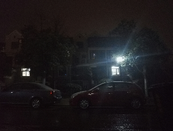
#> input picture Exp-2/night.png, 173 x 131 px, shrunk from 322 x 243 before the run
$ python experiment2.py   (older library calls are emulated)
#> lines starting #> are read from the running program, lines starting #| are printed output that depends on the picture
import sys
from pathlib import Path

import cv2
import matplotlib
import numpy as np

matplotlib.use("Agg")
import matplotlib.pyplot as plt

SCRIPT_DIR = Path(__file__).resolve().parent
RESULTS_DIR = SCRIPT_DIR / "results"
RESULTS_DIR.mkdir(exist_ok=True)

NIGHT_PATH = SCRIPT_DIR / "night.png"
PEPPERS_PATH = SCRIPT_DIR / "peppers.JPG"

BINS = 256
STATS: list[str] = []


def note(line: str = "") -> None:
    print(line)
    STATS.append(line)


def load_bgr(path: Path, name: str) -> np.ndarray:
    if not path.exists():
        sys.exit(f"[ERROR] Could not find {name} at {path}. "
                 f"Put the image next to the script and run again.")
    img = cv2.imread(str(path), cv2.IMREAD_COLOR)
    if img is None:
        sys.exit(f"[ERROR] OpenCV could not decode {name} ({path}).")
    note(f"[OK] Loaded {name}: {img.shape[1]}x{img.shape[0]}, dtype={img.dtype}")
    return img


def save_image(img: np.ndarray, name: str) -> None:
    cv2.imwrite(str(RESULTS_DIR / name), img)


def save_figure(fig: plt.Figure, name: str) -> None:
    fig.tight_layout()
    fig.savefig(RESULTS_DIR / name, dpi=150, bbox_inches="tight")
    plt.close(fig)
    note(f"[OK] Figure saved: results/{name}")


def channel_stats(bgr: np.ndarray, label: str) -> str:
    b, g, r = cv2.split(bgr)
    lines = [f"--- {label} ({bgr.shape[1]}x{bgr.shape[0]}) ---"]
    for name, ch in (("B", b), ("G", g), ("R", r)):
        lines.append(f"  {name}: mean={ch.mean():7.2f}  std={ch.std():7.2f}  "
                     f"min={ch.min():3d}  max={ch.max():3d}  median={np.median(ch):7.1f}")
    gray = cv2.cvtColor(bgr, cv2.COLOR_BGR2GRAY)
    lines.append(f"  Luminance: mean={gray.mean():7.2f}  std={gray.std():7.2f}  "
                 f"min={gray.min():3d}  max={gray.max():3d}")
    return "\n".join(lines)


def luminance_hist(img: np.ndarray) -> np.ndarray:
    gray = cv2.cvtColor(img, cv2.COLOR_BGR2GRAY)
    return cv2.calcHist([gray], [0], None, [BINS], [0, 256])


def psnr(ref: np.ndarray, img: np.ndarray) -> float:
    mse = np.mean((ref.astype(np.float64) - img.astype(np.float64)) ** 2)
    if mse == 0.0:
        return float("inf")
    return 20.0 * np.log10(255.0 / np.sqrt(mse))


def sharpness_metric(img: np.ndarray) -> float:
    gray = cv2.cvtColor(img, cv2.COLOR_BGR2GRAY)
    return float(cv2.Laplacian(gray, cv2.CV_64F).var())


def linear_transform(img: np.ndarray, alpha: float, beta: float) -> np.ndarray:
    return np.clip(alpha * img.astype(np.float32) + beta, 0, 255).astype(np.uint8)


def gamma_correct(img: np.ndarray, gamma: float) -> np.ndarray:
    table = (np.arange(BINS, dtype=np.float32) / 255.0) ** (1.0 / gamma) * 255.0
    table = np.clip(table, 0, 255).astype(np.uint8)
    return cv2.LUT(img, table)


def equalize_y(img: np.ndarray) -> np.ndarray:
    ycrcb = cv2.cvtColor(img, cv2.COLOR_BGR2YCrCb)
    y, cr, cb = cv2.split(ycrcb)
    y_eq = cv2.equalizeHist(y)
    return cv2.cvtColor(cv2.merge([y_eq, cr, cb]), cv2.COLOR_YCrCb2BGR)


def clahe_y(img: np.ndarray, clip_limit: float = 3.0, tile: tuple[int, int] = (8, 8)) -> np.ndarray:
    ycrcb = cv2.cvtColor(img, cv2.COLOR_BGR2YCrCb)
    y, cr, cb = cv2.split(ycrcb)
    clahe = cv2.createCLAHE(clipLimit=clip_limit, tileGridSize=tile)
    y_cl = clahe.apply(y)
    return cv2.cvtColor(cv2.merge([y_cl, cr, cb]), cv2.COLOR_YCrCb2BGR)


def add_gaussian_noise(img: np.ndarray, sigma: float = 25.0, seed: int = 42) -> np.ndarray:
    rng = np.random.default_rng(seed)
    noise = rng.normal(0.0, sigma, img.shape)
    return np.clip(img.astype(np.float32) + noise, 0, 255).astype(np.uint8)


def unsharp_mask(img: np.ndarray, k: float = 1.5, kernel: tuple[int, int] = (5, 5),
                 sigma: float = 1.5) -> np.ndarray:
    blur = cv2.GaussianBlur(img, kernel, sigma)
    return cv2.addWeighted(img, 1.0 + k, blur, -k, 0)


LAPLACIAN_KERNEL_4 = np.array([[0, -1, 0],
                               [-1, 5, -1],
                               [0, -1, 0]], dtype=np.float32)


def laplacian_sharpen(img: np.ndarray, kernel: np.ndarray = LAPLACIAN_KERNEL_4) -> np.ndarray:
    return cv2.filter2D(img, -1, kernel)


def part1(first: np.ndarray) -> None:
    note("\n" + "=" * 60)
    note("PART 1 - night.png (FirstI): brightness enhancement")
    note("=" * 60)
    note(channel_stats(first, "FirstI (original)"))

    b, g, r = cv2.split(first)
    gray = cv2.cvtColor(first, cv2.COLOR_BGR2GRAY)
    hists = {"R": cv2.calcHist([r], [0], None, [BINS], [0, 256]),
             "G": cv2.calcHist([g], [0], None, [BINS], [0, 256]),
             "B": cv2.calcHist([b], [0], None, [BINS], [0, 256]),
             "Luminance": cv2.calcHist([gray], [0], None, [BINS], [0, 256])}

    fig, axes = plt.subplots(2, 2, figsize=(10, 7))
    colors = {"R": "tab:red", "G": "tab:green", "B": "tab:blue", "Luminance": "black"}
    for ax, (name, hist) in zip(axes.ravel(), hists.items()):
        ax.plot(hist.ravel(), color=colors[name], lw=1.2)
        ax.axvline(hist.argmax(), color="gray", ls=":", lw=1,
                   label=f"peak at {int(hist.argmax())}")
        ax.set_title(f"{name} channel histogram")
        ax.set_xlabel("Intensity (0-255)")
        ax.set_ylabel("Pixel count")
        ax.legend(fontsize=8)
        ax.set_xlim([0, 255])
    fig.suptitle("FirstI: R, G, B channel histograms and luminance histogram")
    save_figure(fig, "fig1_histograms.png")

    ALPHA, BETA = 2.2, 25
    GAMMA = 2.2

    lin = linear_transform(first, ALPHA, BETA)
    gam = gamma_correct(first, GAMMA)

    note(f"\nLinear transform  (alpha={ALPHA}, beta={BETA}): "
         f"mean {first.mean():.1f} -> {lin.mean():.1f}")
    note(f"Gamma transform   (gamma={GAMMA}):            "
         f"mean {first.mean():.1f} -> {gam.mean():.1f}")
    save_image(lin, "12_linear.png")
    save_image(gam, "13_gamma.png")

    titles = ["Original (dark)",
              f"Linear: $\\alpha$={ALPHA}, $\\beta$={BETA}",
              f"Gamma: $\\gamma$={GAMMA}"]
    imgs = [first, lin, gam]
    fig, axes = plt.subplots(2, 3, figsize=(12.5, 7))
    for ax, im, t in zip(axes[0], imgs, titles):
        ax.imshow(cv2.cvtColor(im, cv2.COLOR_BGR2RGB))
        ax.set_title(t, fontsize=9)
        ax.axis("off")
    for ax, im, t in zip(axes[1], imgs, titles):
        ax.plot(luminance_hist(im).ravel(), color="black", lw=1.2)
        ax.axvline(cv2.cvtColor(im, cv2.COLOR_BGR2GRAY).mean(),
                   color="tab:red", ls="--", lw=1.2, label="mean")
        ax.set_title(t, fontsize=9)
        ax.set_xlabel("Intensity")
        ax.set_ylabel("Count")
        ax.legend(fontsize=8)
        ax.set_xlim([0, 255])
    fig.suptitle("FirstI: linear vs. non-linear (gamma) brightness enhancement")
    save_figure(fig, "fig2_brightness.png")

    he = equalize_y(first)
    cl = clahe_y(first)
    note(f"\nHistogram equalization (Y channel): mean {first.mean():.1f} -> {he.mean():.1f}")
    note(f"CLAHE (clip=3.0, 8x8 tiles):        mean {first.mean():.1f} -> {cl.mean():.1f}")
    save_image(he, "14_equalized_y.png")
    save_image(cl, "15_clahe.png")

    titles = ["Original", "HE on Y channel (global)", "CLAHE on Y channel (local)"]
    imgs = [first, he, cl]
    fig, axes = plt.subplots(2, 3, figsize=(12.5, 7))
    for ax, im, t in zip(axes[0], imgs, titles):
        ax.imshow(cv2.cvtColor(im, cv2.COLOR_BGR2RGB))
        ax.set_title(t, fontsize=9)
        ax.axis("off")
    for ax, im, t in zip(axes[1], imgs, titles):
        ax.plot(luminance_hist(im).ravel(), color="black", lw=1.2)
        ax.axvline(cv2.cvtColor(im, cv2.COLOR_BGR2GRAY).mean(),
                   color="tab:red", ls="--", lw=1.2, label="mean")
        ax.set_title(t, fontsize=9)
        ax.set_xlabel("Intensity")
        ax.set_ylabel("Count")
        ax.legend(fontsize=8)
        ax.set_xlim([0, 255])
    fig.suptitle("FirstI: histogram equalization (Y channel) and CLAHE")
    save_figure(fig, "fig3_equalization.png")


def part2(sec: np.ndarray) -> None:
    note("\n" + "=" * 60)
    note("PART 2 - peppers.jpg (SecI): noise -> smoothing -> sharpening")
    note("=" * 60)
    note(channel_stats(sec, "SecI (original)"))

    SIGMA = 25.0
    noise_i = add_gaussian_noise(sec, SIGMA)
    note(f"\nGaussian noise added (sigma={SIGMA:.0f}):  "
         f"PSNR(SecI, NoiseI) = {psnr(sec, noise_i):.2f} dB")
    save_image(noise_i, "21_noise.png")

    mean5 = cv2.blur(noise_i, (5, 5))
    gauss5 = cv2.GaussianBlur(noise_i, (5, 5), sigmaX=1.2)
    median5 = cv2.medianBlur(noise_i, 5)
    smooth_i = gauss5
    save_image(mean5, "22_smooth_mean.png")
    save_image(smooth_i, "23_smooth_gaussian.png")
    save_image(median5, "24_smooth_median.png")

    psnrs = {"Noisy": psnr(sec, noise_i),
             "Mean 5x5": psnr(sec, mean5),
             "Gaussian 5x5": psnr(sec, smooth_i),
             "Median 5x5": psnr(sec, median5)}
    for k, v in psnrs.items():
        note(f"PSNR(SecI, {k:>11s}) = {v:6.2f} dB")

    fig, axes = plt.subplots(2, 3, figsize=(12.5, 7))
    panels = [(sec, "SecI (original)"),
              (noise_i, f"NoiseI (Gaussian, $\\sigma$={SIGMA:.0f})"),
              (mean5, "Mean filter 5x5"),
              (smooth_i, "SmoothI: Gaussian 5x5, $\\sigma$=1.2"),
              (median5, "Median filter 5x5")]
    for ax, (im, t) in zip(axes.ravel(), panels):
        ax.imshow(cv2.cvtColor(im, cv2.COLOR_BGR2RGB))
        ax.set_title(t, fontsize=9)
        ax.axis("off")
    ax = axes[1, 2]
    bars = ax.bar(psnrs.keys(), psnrs.values(), color="tab:orange")
    ax.bar_label(bars, fmt="%.1f", fontsize=8)
    ax.set_title("PSNR vs. SecI (dB, higher = better)")
    ax.set_ylim([0, 45])
    ax.tick_params(axis="x", labelsize=8)
    fig.suptitle("SecI: Gaussian noise suppression with different smoothing filters")
    save_figure(fig, "fig4_smoothing.png")

    K_USM = 1.5
    sharp_usm = unsharp_mask(smooth_i, k=K_USM)
    sharp_lap = laplacian_sharpen(smooth_i)
    save_image(sharp_usm, "25_unsharp.png")
    save_image(sharp_lap, "26_laplacian.png")

    note(f"\nSharpness metric (variance of Laplacian):")
    for name, im in (("SecI", sec), ("NoiseI", noise_i), ("SmoothI", smooth_i),
                     (f"Unsharp k={K_USM}", sharp_usm), ("Laplacian", sharp_lap)):
        note(f"  {name:>14s}: {sharpness_metric(im):9.1f}")

    y0, x0 = 80, 80
    crop = lambda im: im[y0:y0 + 96, x0:x0 + 96]
    titles = [f"SmoothI (smoothed)", f"Unsharp masking (k={K_USM})", "Laplacian 4-neighbour"]
    imgs = [smooth_i, sharp_usm, sharp_lap]
    fig, axes = plt.subplots(2, 3, figsize=(12.5, 7))
    for ax, im, t in zip(axes[0], imgs, titles):
        ax.imshow(cv2.cvtColor(im, cv2.COLOR_BGR2RGB))
        ax.set_title(t, fontsize=9)
        ax.axis("off")
    for ax, im in zip(axes[1], imgs):
        ax.imshow(cv2.cvtColor(crop(im), cv2.COLOR_BGR2RGB))
        ax.set_title("Zoom (center 96x96)", fontsize=9)
        ax.axis("off")
    fig.suptitle("SmoothI: sharpening with Unsharp masking and Laplacian")
    save_figure(fig, "fig5_sharpening.png")


def main() -> None:
    note("Experiment 2: Image Enhancement")
    note(f"Results folder: {RESULTS_DIR}")

    first = load_bgr(NIGHT_PATH, "night.png")
#> in load_bgr, img is the input picture: shape (131, 173, 3); mean B, G, R 27.6, 25.7, 28.9
    sec = load_bgr(PEPPERS_PATH, "peppers.JPG")
#> call 2 of load_bgr, with name = 'peppers.JPG'
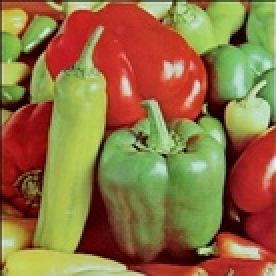
#> input picture Exp-2/peppers.JPG, 138 x 138 px, shrunk from 256 x 256 before the run (shown 2 times larger)
#> in load_bgr, img is the input picture: shape (138, 138, 3); mean B, G, R 65.3, 113.3, 144.4

    part1(first)
#> the loop in channel_stats, `for name, ch in (("B", b), ("G", g), ("R", r)):` made 3 passes
#> name on passes 1 to 3: 'B', 'G', 'R'
#> after the loop in channel_stats, `for name, ch in (("B", b), ("G", g), ("R", r)):`: lines = 4 items
#> the loop in part1, `for ax, (name, hist) in zip(axes.ravel(), hists.items()):` made 4 passes
#> in gamma_correct, `table = (np.arange(BINS, dtype=np.float32) / 255.0) ** (1.0 / gamma) *..`: table = 256 values from 0 to 255
#> the loop in part1, `for ax, im, t in zip(axes[0], imgs, titles):` made 3 passes
#> t on passes 1 to 3: 'Original (dark)', 'Linear: $\\alpha$=2.2, $\\beta$=25', 'Gamma: $\\gamma$=2.2'
#> the loop in part1, `for ax, im, t in zip(axes[1], imgs, titles):` made 3 passes
#> in equalize_y, `ycrcb = cv2.cvtColor(img, cv2.COLOR_BGR2YCrCb)`: ycrcb: shape (131, 173, 3); mean of channels 0, 1, 2 26.8, 129.4, 128.4
#> in clahe_y, `y_cl = clahe.apply(y)`:
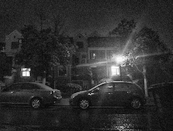
#> y_cl: shape (131, 173); min 6, max 255, mean 46.8
#> the loop in part1, `for ax, im, t in zip(axes[0], imgs, titles):` made 3 passes
#> the loop in part1, `for ax, im, t in zip(axes[1], imgs, titles):` made 3 passes
    part2(sec)
#> call 2 of channel_stats, with label = 'SecI (original)'
#> in channel_stats (call 2), `b, g, r = cv2.split(bgr)`:
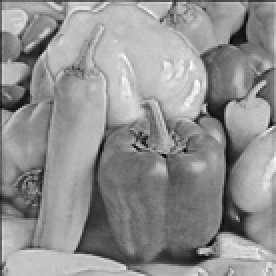
#> r: shape (138, 138) (shown 2 times larger); min 0, max 255, mean 144.4
#> the loop in channel_stats (call 2), `for name, ch in (("B", b), ("G", g), ("R", r)):` made 3 passes
#> after the loop in channel_stats (call 2), `for name, ch in (("B", b), ("G", g), ("R", r)):`: lines = 4 items
#> in add_gaussian_noise, `return np.clip(img.astype(np.float32) + noise, 0, 255).astype(np.uint8)`:
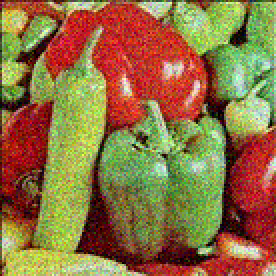
#> returned value: shape (138, 138, 3) (shown 2 times larger); mean of channels 0, 1, 2 66.3, 113.7, 143.8; drawn as B, G, R
#> in psnr, `mse = np.mean((ref.astype(np.float64) - img.astype(np.float64)) ** 2)`: mse = 582.3
#> in part2, `median5 = cv2.medianBlur(noise_i, 5)`:
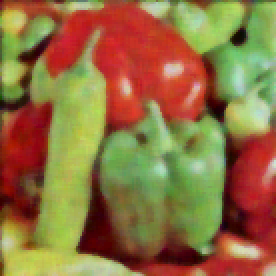
#> median5: shape (138, 138, 3) (shown 2 times larger); mean B, G, R 64.5, 112.7, 144.1
#> in part2, `psnrs = {"Noisy": psnr(sec, noise_i), "Mean 5x5": psnr(sec, mean5), "G..`: psnrs = {'Noisy': 20.48, 'Mean 5x5': 22.54, 'Gaussian 5x5': 24.34, 'Median 5x5': 23.75}
#> the loop in part2, `for k, v in psnrs.items():` made 4 passes
#> (k, v) on passes 1 to 4: ('Noisy', 20.48), ('Mean 5x5', 22.54), ('Gaussian 5x5', 24.34), ('Median 5x5', 23.75)
#| PSNR(SecI,       Noisy) =  20.48 dB
#| PSNR(SecI,    Mean 5x5) =  22.54 dB
#| PSNR(SecI, Gaussian 5x5) =  24.34 dB
#| PSNR(SecI,  Median 5x5) =  23.75 dB
#> the loop in part2, `for ax, (im, t) in zip(axes.ravel(), panels):` made 5 passes
#> t on passes 1 to 5: 'SecI (original)', 'NoiseI (Gaussian, $\\sigma$=25)', 'Mean filter 5x5', 'SmoothI: Gaussian 5x5, $\\sigma$=1.2', 'Median filter 5x5'
#> in unsharp_mask, `return cv2.addWeighted(img, 1.0 + k, blur, -k, 0)`:
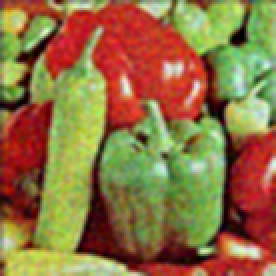
#> returned value: shape (138, 138, 3) (shown 2 times larger); mean of channels 0, 1, 2 66.5, 113.9, 144; drawn as B, G, R
#> the loop in part2, `for name, im in (("SecI", sec), ("NoiseI", noise_i), ("SmoothI", smoot..` made 5 passes
#|             SecI:    1947.9
#|           NoiseI:    7030.6
#|          SmoothI:     100.8
#|    Unsharp k=1.5:     335.7
#|        Laplacian:     480.5
#> the loop in part2, `for ax, im, t in zip(axes[0], imgs, titles):` made 3 passes
#> t on passes 1 to 3: 'SmoothI (smoothed)', 'Unsharp masking (k=1.5)', 'Laplacian 4-neighbour'
#> the loop in part2, `for ax, im in zip(axes[1], imgs):` made 3 passes
#> in save_figure (call 5), `fig.savefig(RESULTS_DIR / name, dpi=150, bbox_inches="tight")`:
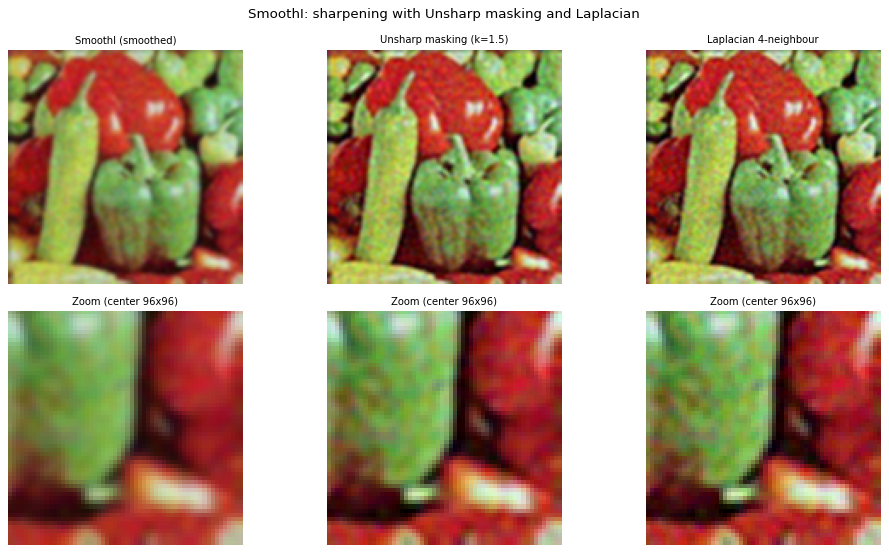
#> figure drawn by matplotlib, 6 panels

    note("\nAll statistics above are also written to results/stats_summary.txt")
    (RESULTS_DIR / "stats_summary.txt").write_text("\n".join(STATS) + "\n",
                                                   encoding="utf-8")
    note("\nDone. Figures and images are in the 'results' folder.")


if __name__ == "__main__":
    main()
